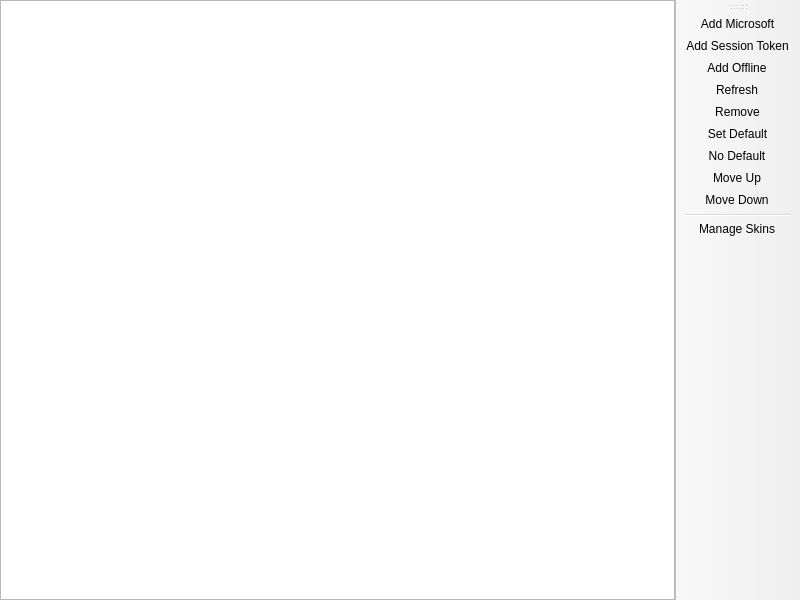
<?xml version="1.0" encoding="UTF-8"?>
<ui version="4.0">
 <class>AccountListPage</class>
 <widget class="QMainWindow" name="AccountListPage">
  <property name="geometry">
   <rect>
    <x>0</x>
    <y>0</y>
    <width>800</width>
    <height>600</height>
   </rect>
  </property>
  <widget class="QWidget" name="centralwidget">
   <layout class="QHBoxLayout" name="horizontalLayout">
    <property name="leftMargin">
     <number>0</number>
    </property>
    <property name="topMargin">
     <number>0</number>
    </property>
    <property name="rightMargin">
     <number>0</number>
    </property>
    <property name="bottomMargin">
     <number>0</number>
    </property>
    <item>
     <widget class="VersionListView" name="listView">
      <property name="alternatingRowColors">
       <bool>true</bool>
      </property>
      <property name="rootIsDecorated">
       <bool>false</bool>
      </property>
      <property name="itemsExpandable">
       <bool>false</bool>
      </property>
      <property name="allColumnsShowFocus">
       <bool>true</bool>
      </property>
      <attribute name="headerStretchLastSection">
       <bool>false</bool>
      </attribute>
     </widget>
    </item>
   </layout>
  </widget>
  <widget class="WideBar" name="toolBar">
   <attribute name="toolBarArea">
    <enum>RightToolBarArea</enum>
   </attribute>
   <attribute name="toolBarBreak">
    <bool>false</bool>
   </attribute>
   <addaction name="actionAddMicrosoft"/>
   <addaction name="actionAddSessionToken"/>
   <addaction name="actionAddOffline"/>
   <addaction name="actionRefresh"/>
   <addaction name="actionRemove"/>
   <addaction name="actionSetDefault"/>
   <addaction name="actionNoDefault"/>
   <addaction name="actionMoveUp"/>
   <addaction name="actionMoveDown"/>
   <addaction name="separator"/>
   <addaction name="actionManageSkins"/>
  </widget>
  <action name="actionSetDefault">
   <property name="text">
    <string>&amp;Set Default</string>
   </property>
  </action>
  <action name="actionNoDefault">
   <property name="checkable">
    <bool>true</bool>
   </property>
   <property name="text">
    <string>&amp;No Default</string>
   </property>
  </action>
  <action name="actionManageSkins">
   <property name="text">
    <string>&amp;Manage Skins</string>
   </property>
   <property name="toolTip">
    <string>Manage Skins</string>
   </property>
  </action>
  <action name="actionAddMicrosoft">
   <property name="text">
    <string>&amp;Add Microsoft</string>
   </property>
  </action>
  <action name="actionAddSessionToken">
   <property name="text">
    <string>Add Session Token</string>
   </property>
   <property name="toolTip">
    <string>Add a Minecraft Java account using an existing access token</string>
   </property>
  </action>
  <action name="actionAddOffline">
   <property name="text">
    <string>Add &amp;Offline</string>
   </property>
  </action>
  <action name="actionRefresh">
   <property name="text">
    <string>&amp;Refresh</string>
   </property>
   <property name="toolTip">
    <string>Refresh the account tokens</string>
   </property>
  </action>
  <action name="actionRemove">
   <property name="text">
    <string>Remo&amp;ve</string>
   </property>
  </action>
  <action name="actionMoveUp">
   <property name="text">
    <string>Move &amp;Up</string>
   </property>
  </action>
  <action name="actionMoveDown">
   <property name="text">
    <string>Move &amp;Down</string>
   </property>
  </action>
 </widget>
 <customwidgets>
  <customwidget>
   <class>VersionListView</class>
   <extends>QTreeView</extends>
   <header>ui/widgets/VersionListView.h</header>
  </customwidget>
  <customwidget>
   <class>WideBar</class>
   <extends>QToolBar</extends>
   <header>ui/widgets/WideBar.h</header>
  </customwidget>
 </customwidgets>
 <resources/>
 <connections/>
</ui>
